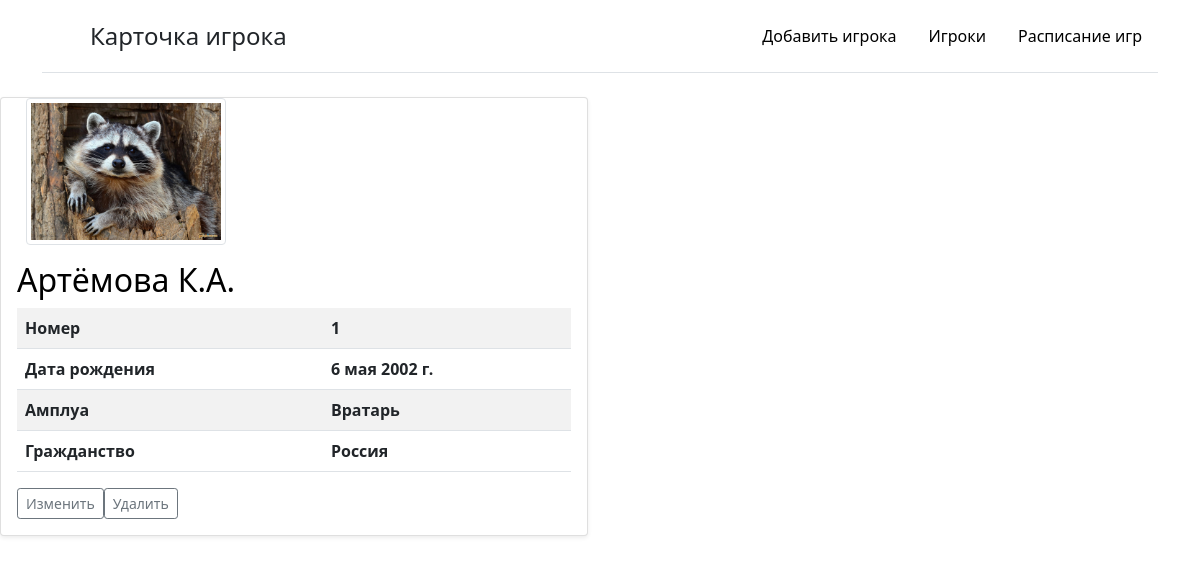
Screenshot of /player/4/ with the database file from the repository.
### bd_team/models.py (models this page shows, shortened)
class Player(models.Model):
    name = models.CharField(max_length=100, null = False, verbose_name= "ФИО")
    date_birth = models.DateField(null = True, verbose_name="Дата рождения")
    citizenship = models.CharField(max_length= 100, null = True, verbose_name="Гражданство")
    role = models.ForeignKey('Category_Player', on_delete=models.PROTECT, null = True, verbose_name="Амплуа")
    number = models.IntegerField(null = False,  unique = True, verbose_name = "Номер")
    photo = models.ImageField(null = True, upload_to="photos/")
    base = models.BooleanField(default=False, verbose_name='Основа')

class Category_Player(models.Model):
    name = models.CharField(max_length=100, db_index=True, verbose_name='Амплуа')
    def __str__(self):
        return self.name

### bd_team/views.py (the view)
# urls.py: path('player/<int:player_id>/', show_player_card, name='player'),
def show_player_card(request, player_id):
   player = get_object_or_404(Player, pk = player_id)
   context = {
      'title':'Карточка игрока',
      'menu': menu,
      'player': player,
   }
   return render(request, 'bd_team/card_player.html', context)

### bd_team/templates/bd_team/card_player.html (shortened to what this page needs)
{% extends 'bd_team/base.html' %}
{% block content %}
     <div class="row row-cols-2 row-cols-sm-8 row-cols-md-8 g-10">
        <div class="col">
          <div class="card shadow-sm">
           <img src="{{ player.photo.url}}" class="img-thumbnail" width="200"  hspace="25">
            <div class="card-body">
                <h2 class="card-text">{{player.name}}</h2>
                <table class ="table table-striped table-hover" >
                    <tr><th><p class="card-text">Номер</p></th> <th scope="col">{{player.number}}</th></tr>
                    <tr><th><p class="card-text">Дата рождения</p></th> <th scope="col">{{player.date_birth}}</th></tr>
                    <tr><th><p class="card-text">Амплуа</p></th> <th scope="col">{{player.role}}</th></tr>
                    <tr><th><p class="card-text">Гражданство</p></th> <th scope="col">{{player.citizenship}}</th></tr>
                </table>
              <div class="d-flex justify-content-between align-items-center">
                <div class="btn-group">
                 <a href="{%url 'update_player' player.id%}" ><button type="button" class="btn btn-sm btn-outline-secondary">Изменить</button></a>
                 <a href="{%url 'delete_player' player.id%}" ><button type="button" class="btn btn-sm btn-outline-secondary">Удалить</button></a>
                </div>
              </div>
            </div>
          </div>
        </div>
        </div>
{% endblock %}

### bd_team/templates/bd_team/base.html (style rules this page uses)
body { background: #fff; color: #000000 }

### rows the page displays
Player: photo (picture), name "Артёмова К.А.", number "1", date_birth "6 мая 2002 г.", role "Вратарь", citizenship "Россия"

### other values shown
{{ title }} "Карточка игрока"
{{ m.title }} "Добавить игрока" "Игроки" "Расписание игр"
